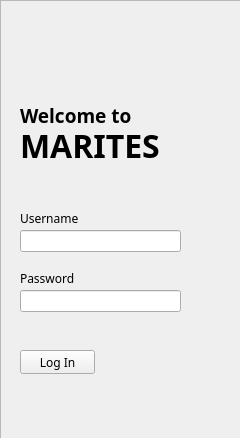
<?xml version="1.0" encoding="UTF-8"?>
<ui version="4.0">
 <class>MainWindow</class>
 <widget class="QMainWindow" name="MainWindow">
  <property name="geometry">
   <rect>
    <x>0</x>
    <y>0</y>
    <width>240</width>
    <height>438</height>
   </rect>
  </property>
  <property name="windowTitle">
   <string>MainWindow</string>
  </property>
  <widget class="QWidget" name="centralwidget">
   <widget class="QFrame" name="login_frame">
    <property name="geometry">
     <rect>
      <x>0</x>
      <y>0</y>
      <width>241</width>
      <height>441</height>
     </rect>
    </property>
    <property name="frameShape">
     <enum>QFrame::StyledPanel</enum>
    </property>
    <property name="frameShadow">
     <enum>QFrame::Raised</enum>
    </property>
    <widget class="QLineEdit" name="passwor_field">
     <property name="geometry">
      <rect>
       <x>20</x>
       <y>290</y>
       <width>161</width>
       <height>22</height>
      </rect>
     </property>
     <property name="font">
      <font>
       <family>Poppins</family>
      </font>
     </property>
     <property name="text">
      <string/>
     </property>
     <property name="echoMode">
      <enum>QLineEdit::Normal</enum>
     </property>
    </widget>
    <widget class="QLineEdit" name="username_field">
     <property name="geometry">
      <rect>
       <x>20</x>
       <y>230</y>
       <width>161</width>
       <height>22</height>
      </rect>
     </property>
     <property name="font">
      <font>
       <family>Poppins</family>
       <bold>false</bold>
      </font>
     </property>
     <property name="text">
      <string/>
     </property>
     <property name="echoMode">
      <enum>QLineEdit::Normal</enum>
     </property>
    </widget>
    <widget class="QLabel" name="username_label">
     <property name="geometry">
      <rect>
       <x>20</x>
       <y>210</y>
       <width>161</width>
       <height>16</height>
      </rect>
     </property>
     <property name="font">
      <font>
       <family>Poppins</family>
      </font>
     </property>
     <property name="text">
      <string>Username</string>
     </property>
    </widget>
    <widget class="QLabel" name="password_label">
     <property name="geometry">
      <rect>
       <x>20</x>
       <y>270</y>
       <width>161</width>
       <height>16</height>
      </rect>
     </property>
     <property name="font">
      <font>
       <family>Poppins</family>
      </font>
     </property>
     <property name="text">
      <string>Password</string>
     </property>
    </widget>
    <widget class="QPushButton" name="push_button">
     <property name="geometry">
      <rect>
       <x>20</x>
       <y>350</y>
       <width>75</width>
       <height>24</height>
      </rect>
     </property>
     <property name="font">
      <font>
       <family>Poppins</family>
      </font>
     </property>
     <property name="acceptDrops">
      <bool>false</bool>
     </property>
     <property name="autoFillBackground">
      <bool>false</bool>
     </property>
     <property name="text">
      <string>Log In</string>
     </property>
     <property name="autoDefault">
      <bool>false</bool>
     </property>
     <property name="default">
      <bool>false</bool>
     </property>
     <property name="flat">
      <bool>false</bool>
     </property>
    </widget>
    <widget class="QLabel" name="username_label_2">
     <property name="geometry">
      <rect>
       <x>20</x>
       <y>100</y>
       <width>161</width>
       <height>31</height>
      </rect>
     </property>
     <property name="font">
      <font>
       <family>Raleway SemiBold</family>
       <pointsize>14</pointsize>
       <bold>true</bold>
      </font>
     </property>
     <property name="text">
      <string>Welcome to</string>
     </property>
    </widget>
    <widget class="QLabel" name="username_label_3">
     <property name="geometry">
      <rect>
       <x>20</x>
       <y>130</y>
       <width>161</width>
       <height>31</height>
      </rect>
     </property>
     <property name="font">
      <font>
       <family>Raleway SemiBold</family>
       <pointsize>24</pointsize>
       <bold>true</bold>
      </font>
     </property>
     <property name="text">
      <string>MARITES</string>
     </property>
    </widget>
   </widget>
  </widget>
 </widget>
 <resources/>
 <connections/>
</ui>
